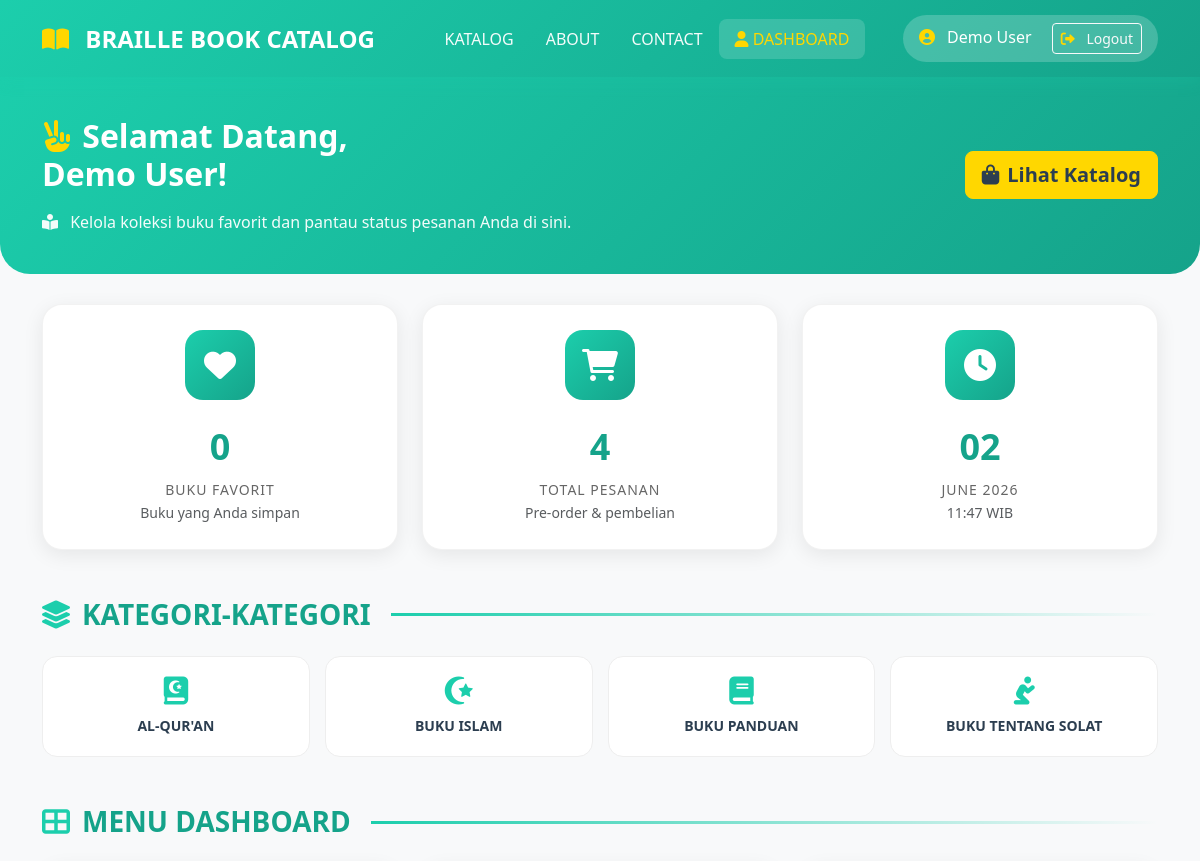
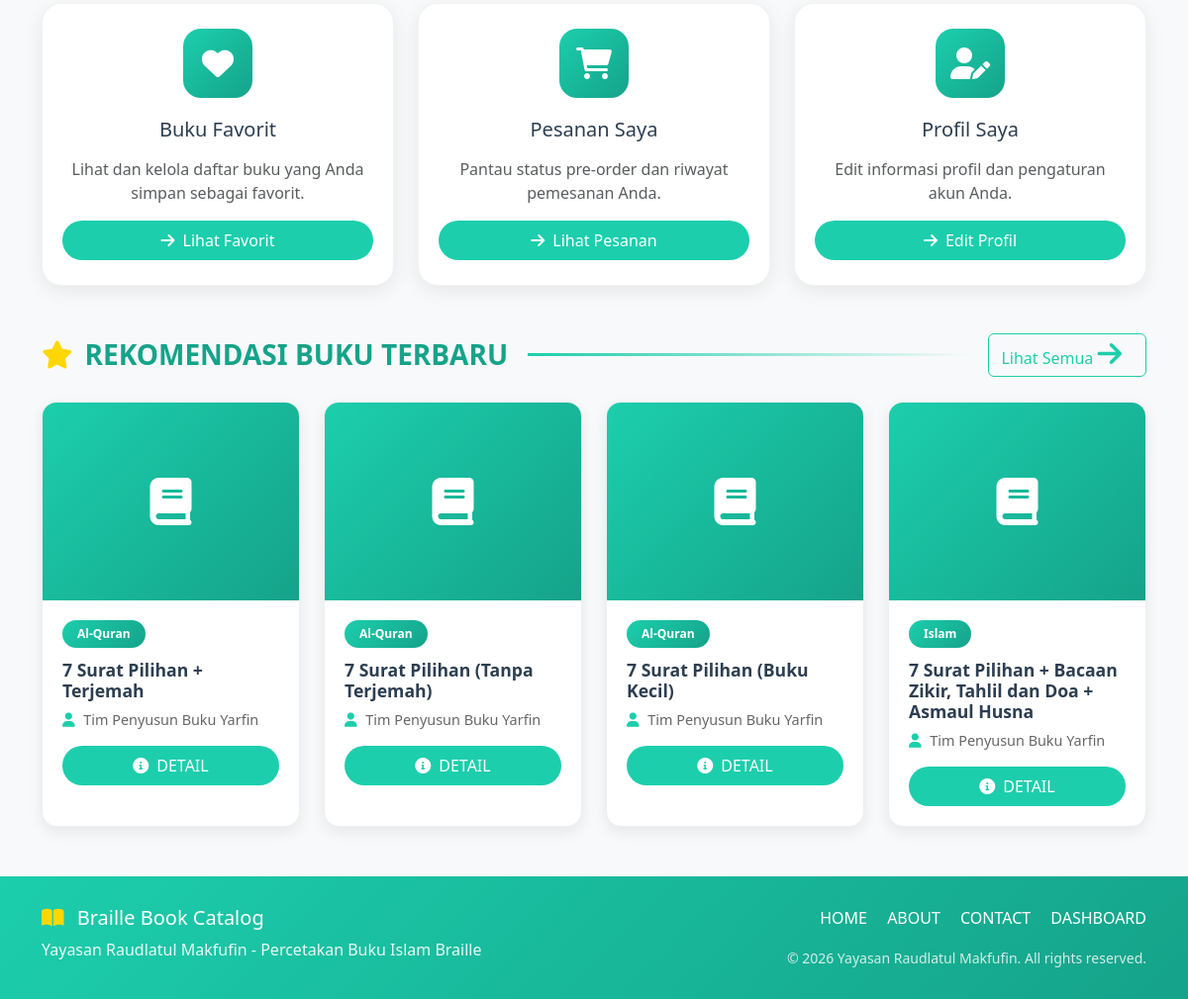
The app's page /braille-store/user/dashboard.php (signed in) with its own data (2 pictures, top to bottom).
### tables this page shows
CREATE TABLE `buku` (
  `id` int(11) NOT NULL,
  `judul` varchar(200) NOT NULL,
  `pengarang` varchar(100) NOT NULL,
  `penerbit` varchar(100) NOT NULL,
  `jml_halaman` int(5) NOT NULL,
  `ukuran` enum('Besar','Kecil') NOT NULL COMMENT 'Besar=25.5x30.5cm, Kecil=1.5x25.5cm',
  `jml_lembaran` int(5) NOT NULL,
  `kategori` enum('Al-Quran','Islam','Panduan','Solat') NOT NULL,
  `sinopsis` text NOT NULL,
  `gambar` varchar(255) DEFAULT 'default.jpg',
  `stok_tersedia` int(5) DEFAULT 0,
  `harga` decimal(15,2) NOT NULL DEFAULT 75000.00,
  `created_at` timestamp NOT NULL DEFAULT current_timestamp()
);

### braille-store/user/dashboard.php (the view, shortened to what this page needs)
<?php
require_once '../includes/config.php';
$user_id = $_SESSION['user_id'];
$total_favorit = mysqli_fetch_assoc(mysqli_query($conn,
    "SELECT COUNT(*) as total FROM favorit WHERE user_id = $user_id"
))['total'] ?? 0;
$total_pesanan = mysqli_fetch_assoc(mysqli_query($conn,
    "SELECT COUNT(*) as total FROM pesanan WHERE user_id = $user_id"
))['total'] ?? 0;
$buku_rekomendasi = mysqli_query($conn,
    "SELECT * FROM buku ORDER BY created_at DESC LIMIT 4"
);
?>
<!DOCTYPE html>
<html lang="id">
<head>
    <link href="https://cdn.jsdelivr.net/npm/bootstrap@5.3.0/dist/css/bootstrap.min.css" rel="stylesheet">
    <link rel="stylesheet" href="https://cdnjs.cloudflare.com/ajax/libs/font-awesome/6.0.0/css/all.min.css">
</head>
<body>
<nav class="navbar navbar-expand-lg">
    <div class="container">
        <a class="navbar-brand" href="../index.php">
            <i class="fas fa-book-open"></i> BRAILLE BOOK CATALOG
        </a>
        <div class="collapse navbar-collapse" id="navbarNav">
            <ul class="navbar-nav mx-auto">
                <li class="nav-item">
                    <a class="nav-link" href="../index.php">KATALOG</a>
                </li>
                <li class="nav-item">
                    <a class="nav-link" href="#">ABOUT</a>
                </li>
                <li class="nav-item">
                    <a class="nav-link" href="#">CONTACT</a>
                </li>
                <li class="nav-item">
                    <a class="nav-link active" href="dashboard.php">
                        <i class="fas fa-user"></i> DASHBOARD
                    </a>
                </li>
            </ul>
            <div class="user-badge">
                <i class="fas fa-user-circle"></i>
                <?= htmlspecialchars($_SESSION['nama_lengkap']) ?>
                <a href="../logout.php" class="btn btn-sm btn-outline-light ms-3">
                    <i class="fas fa-sign-out-alt"></i> Logout
                </a>
            </div>
        </div>
    </div>
</nav>
<section class="welcome-section">
    <div class="container">
        <div class="row align-items-center">
            <div class="col-md-8">
                <h1 class="welcome-title">
                    <i class="fas fa-hand-peace"></i> Selamat Datang,<br>
                    <?= htmlspecialchars($_SESSION['nama_lengkap']) ?>!
                </h1>
                <p class="mt-3 mb-0" style="opacity: 0.95;">
                    <i class="fas fa-book-reader me-2"></i>
                    Kelola koleksi buku favorit dan pantau status pesanan Anda di sini.
                </p>
            </div>
            <div class="col-md-4 text-md-end mt-3 mt-md-0">
                <a href="../index.php" class="btn btn-warning btn-lg">
                    <i class="fas fa-shopping-bag me-2"></i>Lihat Katalog
                </a>
            </div>
        </div>
    </div>
</section>
<div class="container">
    <div class="row g-4 mb-5">
        <div class="col-md-4">
            <div class="stat-card text-center">
                <div class="stat-icon">
                    <i class="fas fa-heart"></i>
                </div>
                <div class="stat-value"><?= $total_favorit ?></div>
                <div class="stat-label">Buku Favorit</div>
                <small class="text-muted">Buku yang Anda simpan</small>
            </div>
        </div>
        <div class="col-md-4">
            <div class="stat-card text-center">
                <div class="stat-icon">
                    <i class="fas fa-shopping-cart"></i>
                </div>
                <div class="stat-value"><?= $total_pesanan ?></div>
                <div class="stat-label">Total Pesanan</div>
                <small class="text-muted">Pre-order & pembelian</small>
            </div>
        </div>
        <div class="col-md-4">
            <div class="stat-card text-center">
                <div class="stat-icon">
                    <i class="fas fa-clock"></i>
                </div>
                <div class="stat-value">
                    <?= date('d') ?>
                </div>
                <div class="stat-label"><?= $bulan_ini = date('F Y') ?></div>
                <small class="text-muted"><?= date('H:i') ?> WIB</small>
            </div>
        </div>
    </div>
    <div class="section-title">
        <i class="fas fa-layer-group"></i>
        <h3>KATEGORI-KATEGORI</h3>
        <span class="line"></span>
    </div>
    <div class="category-grid mb-5">
        <a href="../index.php?kategori=Al-Quran" class="category-item">
            <i class="fas fa-quran"></i>
            <span>AL-QUR'AN</span>
        </a>
        <a href="../index.php?kategori=Islam" class="category-item">
            <i class="fas fa-star-and-crescent"></i>
            <span>BUKU ISLAM</span>
        </a>
        <a href="../index.php?kategori=Panduan" class="category-item">
            <i class="fas fa-book"></i>
            <span>BUKU PANDUAN</span>
        </a>
        <a href="../index.php?kategori=Solat" class="category-item">
            <i class="fas fa-pray"></i>
            <span>BUKU TENTANG SOLAT</span>
        </a>
    </div>
    <div class="section-title">
        <i class="fas fa-th-large"></i>
        <h3>MENU DASHBOARD</h3>
        <span class="line"></span>
    </div>
    <div class="row g-4 mb-5">
        <div class="col-md-4">
            <div class="stat-card">
                <div class="stat-icon">
                    <i class="fas fa-heart"></i>
                </div>
                <h5 class="text-center mb-3">Buku Favorit</h5>
                <p class="text-center text-muted">Lihat dan kelola daftar buku yang Anda simpan sebagai favorit.</p>
                <a href="favorit.php" class="btn btn-detail">
                    <i class="fas fa-arrow-right me-2"></i>Lihat Favorit
                </a>
            </div>
        </div>
        <div class="col-md-4">
            <div class="stat-card">
                <div class="stat-icon">
                    <i class="fas fa-shopping-cart"></i>
                </div>
                <h5 class="text-center mb-3">Pesanan Saya</h5>
                <p class="text-center text-muted">Pantau status pre-order dan riwayat pemesanan Anda.</p>
                <a href="pesanan.php" class="btn btn-detail">
                    <i class="fas fa-arrow-right me-2"></i>Lihat Pesanan
                </a>
            </div>
        </div>
        <div class="col-md-4">
            <div class="stat-card">
                <div class="stat-icon">
                    <i class="fas fa-user-edit"></i>
                </div>
                <h5 class="text-center mb-3">Profil Saya</h5>
                <p class="text-center text-muted">Edit informasi profil dan pengaturan akun Anda.</p>
                <a href="profil.php" class="btn btn-detail">
                    <i class="fas fa-arrow-right me-2"></i>Edit Profil
                </a>
            </div>
        </div>
    </div>
    <div class="section-title">
        <i class="fas fa-star" style="color: var(--accent-gold);"></i>
        <h3>REKOMENDASI BUKU TERBARU</h3>
        <span class="line"></span>
        <a href="../index.php" class="btn btn-outline-primary ms-3">
            Lihat Semua <i class="fas fa-arrow-right"></i>
        </a>
    </div>
    <div class="row g-4 mb-4">
        <?php while ($buku = mysqli_fetch_assoc($buku_rekomendasi)): ?>
        <div class="col-md-3 col-sm-6">
            <div class="book-card">
                <div class="book-img">
                    <?php if ($buku['gambar'] && file_exists('../assets/img/' . $buku['gambar'])): ?>
                        <img src="../assets/img/<?= $buku['gambar'] ?>" alt="<?= $buku['judul'] ?>">
                    <?php else: ?>
                        <i class="fas fa-book"></i>
                    <?php endif; ?>
                </div>
                <div class="book-body">
                    <span class="book-category"><?= $buku['kategori'] ?></span>
                    <h6 class="book-title"><?= htmlspecialchars($buku['judul']) ?></h6>
                    <p class="book-author">
                        <i class="fas fa-user"></i> <?= htmlspecialchars($buku['pengarang']) ?>
                    </p>
                    <a href="../detail.php?id=<?= $buku['id'] ?>" class="btn btn-detail">
                        <i class="fas fa-info-circle me-2"></i>DETAIL
                    </a>
                </div>
            </div>
        </div>
        <?php endwhile; ?>
    </div>
</div>
<footer class="footer">
    <div class="container">
        <div class="row">
            <div class="col-md-6">
                <h5>
                    <i class="fas fa-book-open me-2" style="color: var(--accent-gold);"></i>
                    Braille Book Catalog
                </h5>
                <p class="mb-0" style="opacity: 0.9;">
                    Yayasan Raudlatul Makfufin - Percetakan Buku Islam Braille
                </p>
            </div>
            <div class="col-md-6 text-md-end mt-3 mt-md-0">
                <a href="../index.php" class="text-white me-3">HOME</a>
                <a href="#" class="text-white me-3">ABOUT</a>
                <a href="#" class="text-white me-3">CONTACT</a>
                <a href="dashboard.php" class="text-white">DASHBOARD</a>
                <p class="mt-3 mb-0" style="opacity: 0.8;">
                    <small>© 2026 Yayasan Raudlatul Makfufin. All rights reserved.</small>
                </p>
            </div>
        </div>
    </div>
</footer>
</body>
</html>

### braille-store/user/dashboard.php (style rules this page uses)
:root { --primary-main: #1cceac; --primary-dark: #15a38a; --primary-light: #4ddbc3; --accent-gold: #FFD700; --accent-yellow: #FFC107; --accent-orange: #FF8C00; --light-bg: #f8f9fa; --dark-text: #2c3e50; }
* { margin: 0; padding: 0; box-sizing: border-box; }
body { font-family: 'Segoe UI', Tahoma, Geneva, Verdana, sans-serif; background-color: var(--light-bg); color: var(--dark-text); }
.navbar { background: linear-gradient(135deg, var(--primary-main) 0%, var(--primary-dark) 100%) !important; box-shadow: 0 4px 15px rgba(28, 206, 172, 0.2); padding: 15px 0; }
.navbar-brand { font-size: 1.5rem; font-weight: bold; color: white !important; }
.navbar-brand i { color: var(--accent-gold); margin-right: 10px; }
.navbar-nav .nav-link { color: rgba(255,255,255,0.95) !important; font-weight: 500; padding: 8px 16px !important; transition: all 0.3s; }
.navbar-nav .nav-link:hover, .navbar-nav .nav-link.active { color: var(--accent-gold) !important; background: rgba(255,255,255,0.15); border-radius: 8px; }
.user-badge { background: rgba(255,255,255,0.2); padding: 8px 16px; border-radius: 50px; color: white; }
.user-badge i { color: var(--accent-gold); margin-right: 8px; }
.welcome-section { background: linear-gradient(135deg, var(--primary-main) 0%, var(--primary-dark) 100%); color: white; padding: 40px 0; margin-bottom: 30px; border-radius: 0 0 30px 30px; }
.welcome-title { font-size: 2rem; font-weight: bold; }
.welcome-title i { color: var(--accent-gold); }
.stat-card { background: white; border-radius: 20px; padding: 25px 20px; box-shadow: 0 5px 20px rgba(0,0,0,0.08); transition: all 0.3s; border: 1px solid rgba(0,0,0,0.05); height: 100%; }
.stat-icon { width: 70px; height: 70px; background: linear-gradient(135deg, var(--primary-main), var(--primary-dark)); border-radius: 18px; display: flex; align-items: center; justify-content: center; margin: 0 auto 20px; color: white; font-size: 32px; }
.stat-value { font-size: 36px; font-weight: bold; color: var(--primary-dark); margin-bottom: 5px; }
.stat-label { color: #666; font-size: 14px; text-transform: uppercase; letter-spacing: 1px; }
.section-title { display: flex; align-items: center; margin-bottom: 25px; }
.section-title h3 { font-weight: bold; color: var(--primary-dark); margin: 0; }
.section-title i { color: var(--primary-main); margin-right: 12px; font-size: 28px; }
.section-title .line { flex: 1; height: 3px; background: linear-gradient(90deg, var(--primary-main), transparent); margin-left: 20px; }
.book-card { background: white; border-radius: 15px; overflow: hidden; box-shadow: 0 5px 15px rgba(0,0,0,0.08); transition: all 0.3s; height: 100%; border: 1px solid #eee; }
.book-img { height: 200px; background: linear-gradient(135deg, var(--primary-main) 0%, var(--primary-dark) 100%); display: flex; align-items: center; justify-content: center; color: white; font-size: 48px; }
.book-body { padding: 20px; }
.book-category { display: inline-block; background: linear-gradient(135deg, var(--primary-main), var(--primary-dark)); color: white; padding: 5px 15px; border-radius: 20px; font-size: 12px; font-weight: 600; margin-bottom: 12px; }
.book-title { font-weight: bold; font-size: 1.1rem; color: var(--dark-text); margin-bottom: 8px; }
.book-author { color: #666; font-size: 0.9rem; margin-bottom: 15px; }
.book-author i { color: var(--primary-main); margin-right: 5px; }
.btn-detail { background: var(--primary-main); color: white; border: none; padding: 8px 20px; border-radius: 30px; font-weight: 500; transition: all 0.3s; width: 100%; }
.category-grid { display: grid; grid-template-columns: repeat(4, 1fr); gap: 15px; }
.category-item { background: white; padding: 20px 15px; border-radius: 15px; text-align: center; transition: all 0.3s; border: 1px solid #eee; text-decoration: none; }
.category-item i { font-size: 28px; color: var(--primary-main); margin-bottom: 10px; }
.category-item span { display: block; font-weight: 600; color: var(--dark-text); font-size: 14px; }
.footer { background: linear-gradient(135deg, var(--primary-main) 0%, var(--primary-dark) 100%); color: white; padding: 30px 0; margin-top: 50px; }
.footer a { color: var(--accent-gold); text-decoration: none; }
.btn-outline-primary { color: var(--primary-main); border-color: var(--primary-main); }
.btn-warning { background: var(--accent-gold); border-color: var(--accent-gold); color: var(--dark-text); font-weight: 600; }

### records on screen
buku: kategori "Al-Quran", judul "7 Surat Pilihan + Terjemah", pengarang "Tim Penyusun Buku Yarfin"
buku: kategori "Al-Quran", judul "7 Surat Pilihan (Tanpa Terjemah)", pengarang "Tim Penyusun Buku Yarfin"
buku: kategori "Al-Quran", judul "7 Surat Pilihan (Buku Kecil)", pengarang "Tim Penyusun Buku Yarfin"
buku: kategori "Islam", judul "7 Surat Pilihan + Bacaan Zikir, Tahlil dan Doa + Asmaul Husna", pengarang "Tim Penyusun Buku Yarfin"

### other values on screen
$_SESSION['nama_lengkap'] "Demo User"
$total_favorit "0"
$total_pesanan "4"
